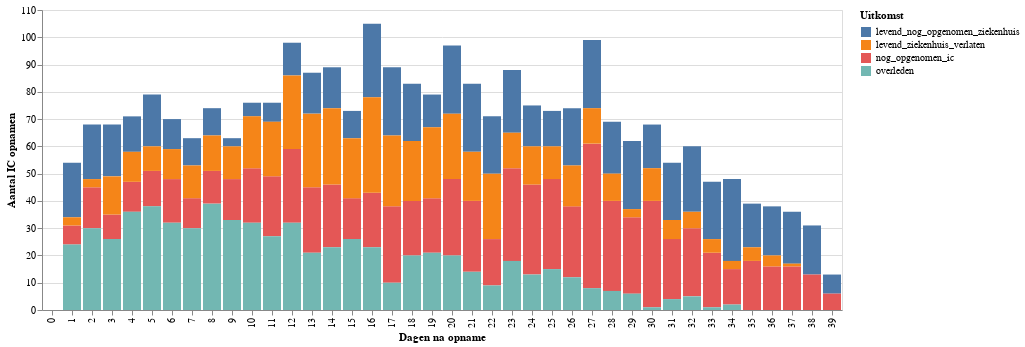

The notebook cell saved with this chart:
### Code cell
# Take cumulative sum
# move to long format so we can map a column to color channel later
chart_data_bar = treatment_duration_df.reset_index().melt(id_vars='days')

alt.Chart(chart_data_bar).mark_bar().encode(
    x=alt.X('days:O', axis=alt.Axis(title='Dagen na opname')),
    y=alt.Y('value:Q', axis=alt.Axis(title='Aantal IC opnamen')),
    color=alt.Color('variable:N', legend=alt.Legend(title='Uitkomst'))
)

### Figure 1 — Vega-Lite specification as saved in the notebook (floating-point values rounded to 4 significant figures; data arrays with more than 128 entries replaced by an {"elided": "..."} marker saying what was removed)
{"config": {"view": {"continuousWidth": 400, "continuousHeight": 300}}, "data": {"name": "data-9630e2045ebf4a179f454f83f54b3877"}, "mark": "bar", "encoding": {"color": {"type": "nominal", "field": "variable", "legend": {"title": "Uitkomst"}}, "x": {"type": "ordinal", "axis": {"title": "Dagen na opname"}, "field": "days"}, "y": {"type": "quantitative", "axis": {"title": "Aantal IC opnamen"}, "field": "value"}}, "$schema": "https://vega.github.io/schema/vega-lite/v4.8.1.json", "datasets": {"data-9630e2045ebf4a179f454f83f54b3877": {"elided": "160 records"}}}
